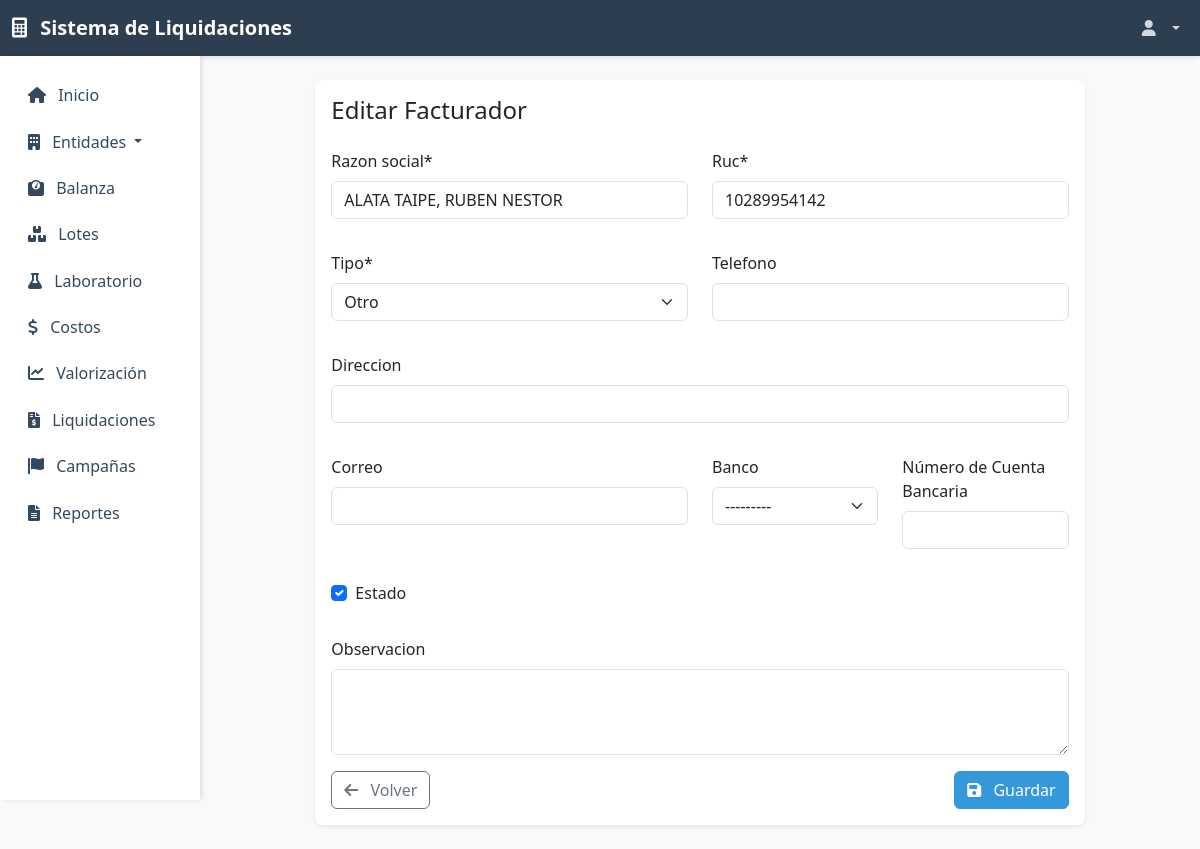
The app's page /entidades/facturadores/1/editar/ (signed in) with its own data.
### entidades/models.py (models this page shows, shortened)
class Facturador(models.Model):
    TIPOS = (
        ('empresa', 'Empresa'),
        ('acopio', 'Acopio'),
        ('contrata', 'Contrata'),
        ('sociedad', 'Sociedad'),
        ('transportista', 'Transportista'),
        ('otro', 'Otro'),
    )
    BANCOS = (
        ('bcp', 'BCP'),
        ('bbva', 'BBVA'),
        ('interbank', 'Interbank'),
        ('scotiabank', 'Scotiabank'),
        ('nacion', 'Nación'),
        ('pichincha', 'Pichincha'),
        ('mibanco', 'Mibanco'),
        ('creditea', 'Creditea'),
        ('banbif', 'BanBif'),
        ('falabella', 'Falabella'),
        ('azteca', 'Azteca'),
        ('gnb', 'GNB'),
        ('otro', 'Otro'),
    )
    razon_social = models.CharField(max_length=200)
    ruc = models.CharField(max_length=11, unique=True)
    tipo = models.CharField(max_length=20, choices=TIPOS)
    direccion = models.TextField(blank=True, null=True)
    telefono = models.CharField(max_length=15, blank=True, null=True)
    correo = models.EmailField(blank=True, null=True)
    observacion = models.TextField(blank=True, null=True)
    banco = models.CharField(max_length=50, choices=BANCOS, blank=True, null=True, verbose_name='Banco')
    numero_cuenta_bancaria = models.CharField(max_length=30, blank=True, null=True, verbose_name='Número de Cuenta Bancaria')
    fecha_creacion = models.DateTimeField(auto_now_add=True)
    fecha_actualizacion = models.DateTimeField(auto_now=True)
    estado = models.BooleanField(default=True)
    class Meta:
        verbose_name = 'Facturador'
        verbose_name_plural = 'Facturadores'

### entidades/views.py (the view)
# urls.py: path('facturadores/<int:pk>/editar/', views.facturador_update, name='facturador_update'),
@permission_required('entidades.change_facturador', raise_exception=True)
@login_required
def facturador_update(request, pk):
    facturador = get_object_or_404(Facturador, pk=pk)
    if request.method == 'POST':
        form = FacturadorForm(request.POST, instance=facturador)
        if form.is_valid():
            form.save()
            messages.success(request, 'Facturador actualizado correctamente.')
            return redirect('entidades:facturador_detail', pk=facturador.pk)
    else:
        form = FacturadorForm(instance=facturador)
    context = {
        'form': form,
        'title': 'Editar Facturador',
        'facturador': facturador,
    }
    return render(request, 'entidades/facturador_form.html', context)

### entidades/forms.py
class FacturadorForm(forms.ModelForm):
    class Meta:
        model = Facturador
        fields = [
            'razon_social',
            'ruc',
            'tipo',
            'direccion',
            'telefono',
            'correo',
            'observacion',
            'banco',
            'numero_cuenta_bancaria',
            'estado',
        ]
        widgets = {
            'razon_social': forms.TextInput(attrs={'class': 'form-control'}),
            'ruc': forms.TextInput(attrs={'class': 'form-control'}),
            'tipo': forms.Select(attrs={'class': 'form-control'}),
            'direccion': forms.TextInput(attrs={'class': 'form-control'}),
            'telefono': forms.TextInput(attrs={'class': 'form-control'}),
            'correo': forms.EmailInput(attrs={'class': 'form-control'}),
            'observacion': forms.Textarea(attrs={'class': 'form-control', 'rows': 3}),
            'banco': forms.Select(attrs={'class': 'form-control'}),
            'numero_cuenta_bancaria': forms.TextInput(attrs={'class': 'form-control'}),
            'estado': forms.CheckboxInput(attrs={'class': 'form-check-input'}),
        }

### templates/entidades/facturador_form.html (shortened to what this page needs)
{% extends 'base.html' %}
{% load crispy_forms_tags %}
{% block content %}
<div class="container-fluid py-4">
    <div class="row justify-content-center">
        <div class="col-md-10">
            <div class="card border-0 shadow-sm">
                <div class="card-body">
                    <h4 class="card-title mb-4">{{ title }}</h4>
                    <form method="post" novalidate>
                        <div class="row">
                            <div class="col-md-6 mb-3">
                                {{ form.razon_social|as_crispy_field }}
                            </div>
                            <div class="col-md-6 mb-3">
                                {{ form.ruc|as_crispy_field }}
                            </div>
                        </div>
                        <div class="row">
                            <div class="col-md-6 mb-3">
                                {{ form.tipo|as_crispy_field }}
                            </div>
                            <div class="col-md-6 mb-3">
                                {{ form.telefono|as_crispy_field }}
                            </div>
                        </div>
                        <div class="row">
                            <div class="col-md-12 mb-3">
                                {{ form.direccion|as_crispy_field }}
                            </div>
                        </div>
                        <div class="row">
                            <div class="col-md-6 mb-3">
                                {{ form.correo|as_crispy_field }}
                            </div>
                            <div class="col-md-3 mb-3">
                                {{ form.banco|as_crispy_field }}
                            </div>
                            <div class="col-md-3 mb-3">
                                {{ form.numero_cuenta_bancaria|as_crispy_field }}
                            </div>
                            <div class="col-md-6 mb-3">
                                {{ form.estado|as_crispy_field }}
                            </div>
                        </div>
                        <div class="mb-3">
                            {{ form.observacion|as_crispy_field }}
                        </div>
                        <div class="d-flex justify-content-between align-items-center">
                            <a href="{% url 'entidades:facturador_list' %}" class="btn btn-outline-secondary">
                                <i class="fas fa-arrow-left me-2"></i>
                                Volver
                            </a>
                            <button type="submit" class="btn btn-primary">
                                <i class="fas fa-save me-2"></i>
                                Guardar
                            </button>
                        </div>
                    </form>
                </div>
            </div>
        </div>
    </div>
</div>
{% endblock %}

### templates/base.html (style rules this page uses)
:root { --primary-color: #2c3e50; --secondary-color: #34495e; --accent-color: #3498db; }
body { font-family: 'Segoe UI', Tahoma, Geneva, Verdana, sans-serif; background-color: #f8f9fa; }
.card { border: none; box-shadow: 0 2px 4px rgba(0,0,0,0.1); border-radius: 0.5rem; }
.btn-primary { background-color: var(--accent-color); border-color: var(--accent-color); }

### records on screen
Facturador: razon_social "ALATA TAIPE, RUBEN NESTOR", ruc "10289954142", tipo "Otro", banco "---------", estado "☑"

### other values on screen
{{ title }} "Editar Facturador"
